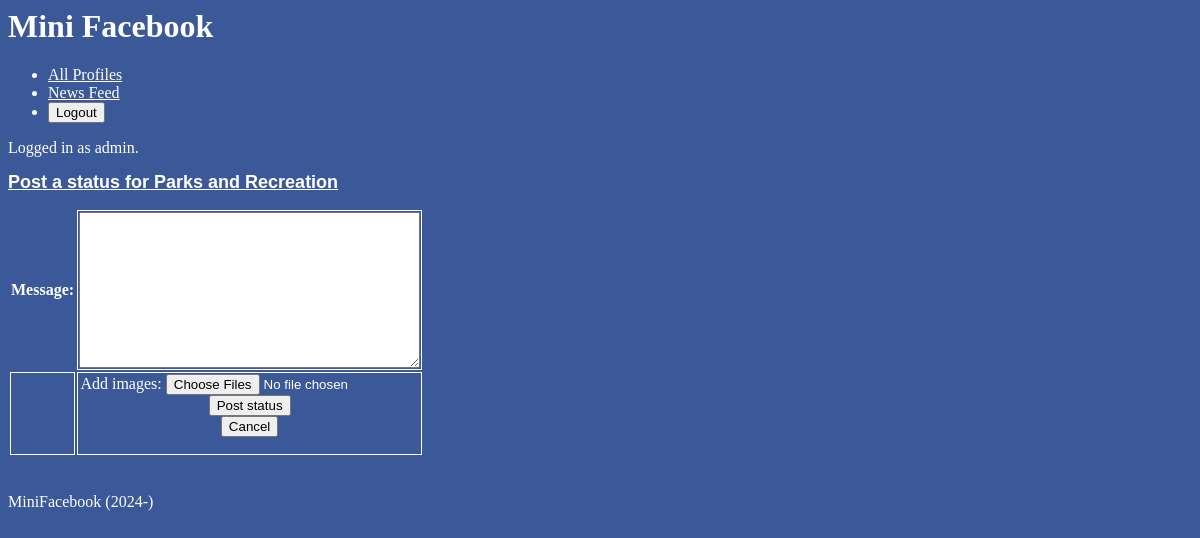
Page /mini_fb/status/create_status (signed in) on the earlier database version.
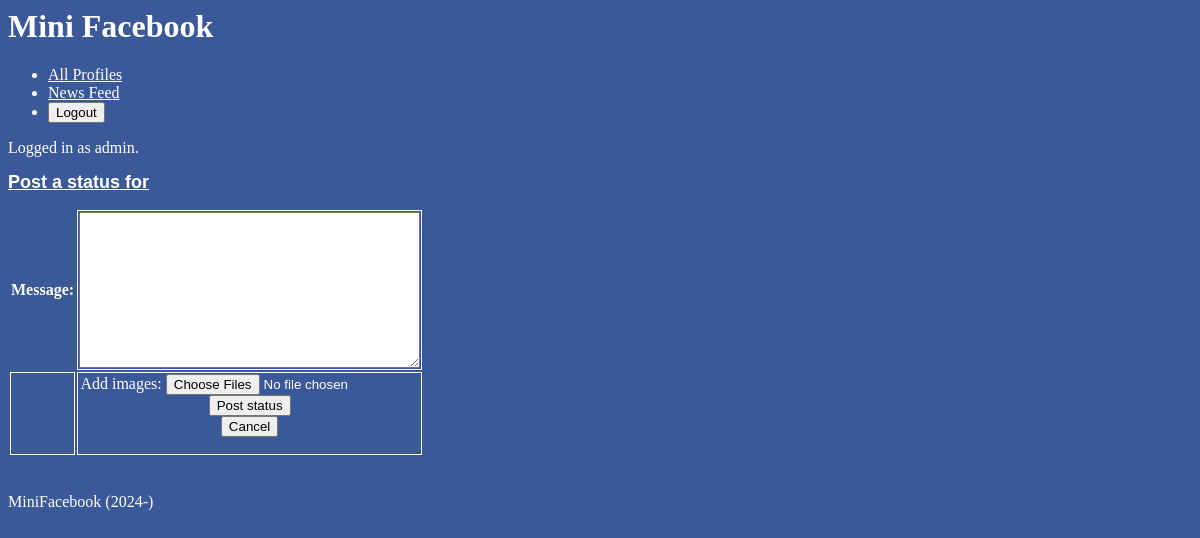
Same page on the later database version.
### mini_fb/models.py (models this page shows, shortened)
class Profile(models.Model):
    user = models.ForeignKey(User, on_delete=models.CASCADE) # change to the orphan one maybe?
    first = models.TextField(blank=False)
    last = models.TextField(blank=False)
    city = models.TextField(blank=False)
    email = models.TextField(blank=False)
    icon = models.URLField(blank=True)

### mini_fb/views.py (the view, shortened to what this page needs)
# urls.py: path(r'status/create_status', views.CreateStatusMessageView.as_view(), name="create_status"),
class CreateStatusMessageView(LoginRequiredMixin, CreateView):
    form_class = CreateStatusMessageForm
    template_name = "mini_fb/create_status_form.html"
    def get_context_data(self, **kwargs) -> dict[str, Any]:
        context = super().get_context_data(**kwargs)
        context['profile'] = Profile.objects.filter(user = self.request.user).first()
        return context

### mini_fb/forms.py
class CreateStatusMessageForm(forms.ModelForm):
    class Meta:
        model = StatusMessage
        fields = ['message',]

### mini_fb/templates/mini_fb/create_status_form.html (shortened to what this page needs)
{% extends 'mini_fb/base.html' %}
{% block content %}
<h2>Post a status for {{profile.first}} {{profile.last}}</h2>
<form method="POST" enctype="multipart/form-data">
<table>
    {{form.as_table}}
    <tr>
        <td></td>
        <td>Add images: <input type="file" name = "files" multiple/> <br>
            <input type="submit" name="submit" value="Post status">
        </form>
            <form action="{% url 'show_profile' profile.pk %}">
                <input type="submit" name="Cancel" value="Cancel">
            </form>
{% endblock %}

### mini_fb/templates/mini_fb/base.html (shortened to what this page needs)
{% load static %}
<html>
    <head>
        <link rel="stylesheet" href="{% static 'styles-mini-fb.css' %}">
    </head>
    <body>
        <header>
            <h1>Mini Facebook</h1>
        </header>
        <nav>
            <ul>
                <li><a href="{% url 'show_all_profiles' %}">All Profiles</a></li>
                {% if request.user.is_authenticated %}
                    <li><a href="{% url 'news_feed' %}">News Feed</a></li>
                    <li>
                        <form action="{% url 'logout' %}" method="POST">
                            <input type="submit" value="Logout">
                        </form>
                    </li>
                {% else %}
                    <li><a href="{% url 'login' %}">Login</a></li>
                    <li><a href="{% url 'create_profile' %}">Create New Profile</a></li>
                {% endif %}
            </ul>
        </nav>
       {% if request.user.is_authenticated %}
           Logged in as {{request.user}}.
       {% else %}
           Not logged in.
       {% endif %}
    {% block content %}
    {% endblock %}
    <footer>
        <br><br> MiniFacebook (2024-)
    </footer>
    </body>
</html>

### static/styles-mini-fb.css (style rules this page uses)
body { background: #3b5998; color: white; font-family: 'Lucida Sans', 'Lucida Sans Regular', 'Lucida Grande', 'Lucida Sans Unicode', Geneva, Verdana, sans-serifx; }
h2 { font-size: large; font-family: 'Lucida Sans', 'Lucida Sans Regular', 'Lucida Grande', 'Lucida Sans Unicode', Geneva, Verdana, sans-serif; text-decoration: underline; }
table { border: 0px solid; }
td { border: 1px solid; text-align: center; }
a { color: white; }

Differences in the rows shown:
no longer on this page (row edited): Profile: first "Parks and", last "Recreation"
